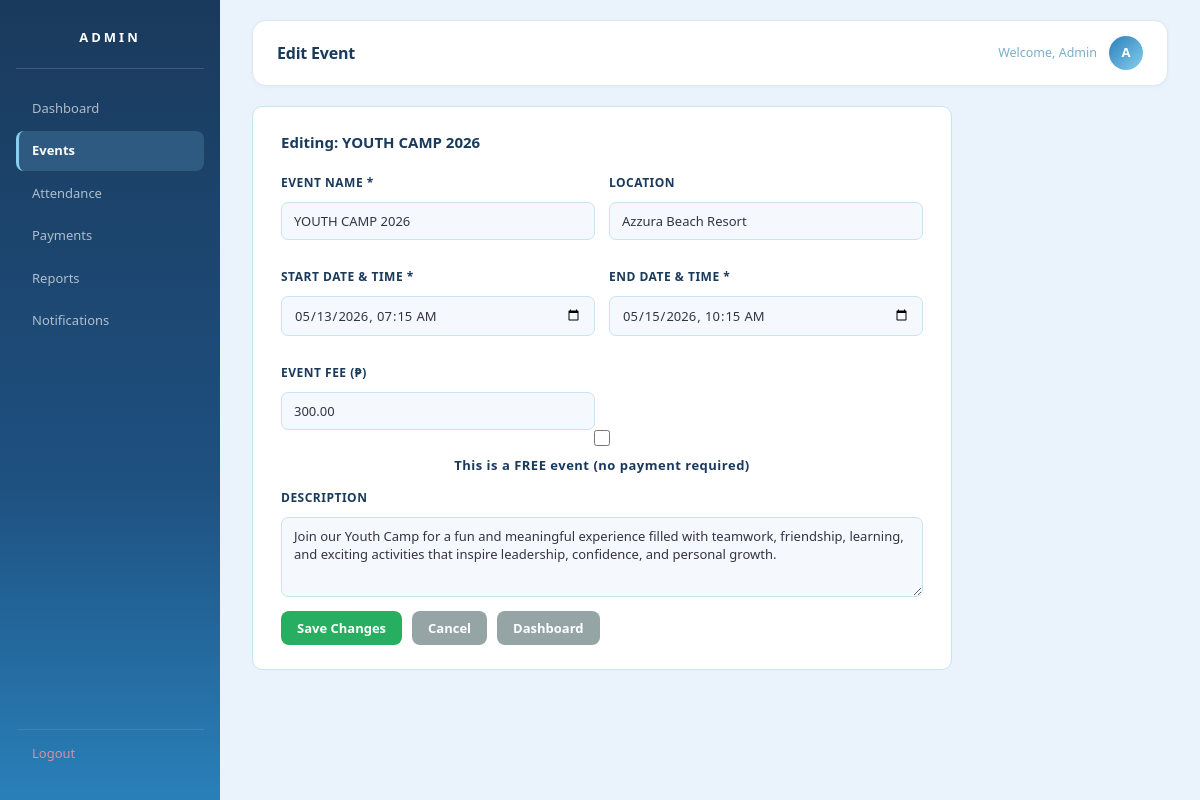
The page /edit_event.php?id=7 (signed in) on the database its author committed.
### tables this page shows
CREATE TABLE `events` (
  `id` int(11) NOT NULL,
  `event_name` varchar(150) NOT NULL,
  `description` text DEFAULT NULL,
  `event_date` datetime NOT NULL,
  `event_end_date` datetime DEFAULT NULL,
  `location` varchar(150) DEFAULT NULL,
  `fee` decimal(10,2) DEFAULT 0.00,
  `is_free` tinyint(1) NOT NULL DEFAULT 0,
  `created_at` timestamp NOT NULL DEFAULT current_timestamp()
);

### edit_event.php (the view, shortened to what this page needs)
<?php
require_once 'database.php';
$event_id = (int)$_GET['id'];
$res = $conn->prepare("SELECT * FROM events WHERE id = ?");
$res->bind_param("i", $event_id);
$res->execute();
$ev = $res->get_result()->fetch_assoc();
?>
<!DOCTYPE html>
<html lang="en">
<head>
<link rel="stylesheet" href="admin_dashboard.css">
</head>
<body>
<div class="sidebar">
    <h2>ADMIN</h2>
    <a href="admin_dashboard.php">Dashboard</a>
    <a href="events.php" class="active">Events</a>
    <a href="attendance.php">Attendance</a>
    <a href="payments.php">Payments</a>
    <a href="reports.php">Reports</a>
    <a href="notifications.php">Notifications</a>
    <a href="logout.php" class="logout">Logout</a>
</div>
<div class="main">
<div class="header">
    <h1>Edit Event</h1>
    <div class="header-right">
        <span>Welcome, Admin</span>
        <div class="avatar">A</div>
    </div>
</div>
<div class="container">
<div class="form-card">
    <h2 style="font-size:15px;color:#1a3a5c;margin-bottom:20px;">Editing: <?= htmlspecialchars($ev['event_name']) ?></h2>
    <form method="POST">
        <div class="form-row">
            <div class="form-group">
                <label>Event Name *</label>
                <input type="text" name="event_name" value="<?= htmlspecialchars($ev['event_name']) ?>" required>
            </div>
            <div class="form-group">
                <label>Location</label>
                <input type="text" name="location" value="<?= htmlspecialchars($ev['location'] ?? '') ?>">
            </div>
            <div class="form-group">
                <label>Start Date & Time *</label>
                <input type="datetime-local" name="event_date" value="<?= date('Y-m-d\TH:i', strtotime($ev['event_date'])) ?>" required>
            </div>
            <div class="form-group">
                <label>End Date & Time *</label>
                <input type="datetime-local" name="event_end_date" value="<?= $ev['event_end_date'] ? date('Y-m-d\TH:i', strtotime($ev['event_end_date'])) : '' ?>" required>
            </div>
            <div class="form-group">
                <label>Event Fee (₱)</label>
                <input type="number" name="fee" id="fee_input" value="<?= $ev['fee'] ?>" min="0" step="0.01"
                       <?= (!empty($ev['is_free'])) ? 'disabled style="opacity:0.4;"' : '' ?>>
            </div>
        </div>
        <div class="form-group" style="display:flex;align-items:center;gap:10px;margin-bottom:14px;">
            <input type="checkbox" name="is_free" id="is_free_check" value="1"
                   <?= (!empty($ev['is_free'])) ? 'checked' : '' ?>
                   onchange="document.getElementById('fee_input').disabled=this.checked;
                             document.getElementById('fee_input').style.opacity=this.checked?'0.4':'1';
                             if(this.checked) document.getElementById('fee_input').value='0';"
                   style="width:16px;height:16px;accent-color:#27ae60;cursor:pointer;">
            <label for="is_free_check" style="font-size:13px;font-weight:600;color:#1a3a5c;cursor:pointer;text-transform:none;margin:0;">
                This is a <strong>FREE</strong> event (no payment required)
            </label>
        </div>
        <div class="form-group">
            <label>Description</label>
            <textarea name="description"><?= htmlspecialchars($ev['description'] ?? '') ?></textarea>
        </div>
        <div style="display:flex;gap:10px;">
            <button type="submit" class="btn-success">Save Changes</button>
            <a href="events.php"><button type="button" class="btn-cancel">Cancel</button></a>
            <a href="admin_dashboard.php"><button type="button" class="btn-cancel">Dashboard</button></a>
        </div>
    </form>
</div>
</div>
</div>
</body>
</html>

### admin_dashboard.css (style rules this page uses)
*, *::before, *::after { margin: 0; padding: 0; box-sizing: border-box; }
body { font-family: 'Segoe UI', system-ui, -apple-system, sans-serif; background: #eaf3fb; display: flex; min-height: 100vh; color: #334455; font-size: 13.5px; line-height: 1.5; }
.sidebar { width: 220px; min-height: 100vh; background: linear-gradient(180deg, #1a3a5c 0%, #1e5080 60%, #2980b9 100%); color: #fff; position: fixed; top: 0; left: 0; padding: 28px 16px 24px; display: flex; flex-direction: column; z-index: 100; }
.sidebar h2 { text-align: center; font-size: 13px; font-weight: 800; letter-spacing: 3px; text-transform: uppercase; padding-bottom: 20px; border-bottom: 1px solid rgba(255,255,255,0.15); margin-bottom: 20px; color: #fff; }
.sidebar a { display: flex; align-items: center; gap: 8px; color: rgba(255,255,255,0.65); padding: 10px 13px; text-decoration: none; margin-bottom: 3px; border-radius: 8px; font-size: 13px; font-weight: 500; border-left: 3px solid transparent; transition: all 0.18s ease; }
.sidebar a.active { background: rgba(135,206,250,0.18); border-left: 3px solid #87ceef; color: #fff; font-weight: 600; }
.sidebar a.logout { margin-top: auto; padding-top: 14px; color: rgba(255,160,160,0.75); border-top: 1px solid rgba(255,255,255,0.1); border-radius: 0; border-left: 3px solid transparent; }
.main { margin-left: 220px; width: calc(100% - 220px); min-height: 100vh; display: flex; flex-direction: column; background: #eaf3fb; }
.container { padding: 20px 32px 40px; flex: 1; max-width: 100%; }
.header { background: #fff; padding: 15px 24px; display: flex; justify-content: space-between; align-items: center; border: 1px solid #dde8f0; border-radius: 14px; margin: 20px 32px 0 32px; box-shadow: 0 1px 4px rgba(41,128,185,0.06); position: static; }
.header h1 { font-size: 16px; font-weight: 700; color: #1a3a5c; letter-spacing: -0.2px; }
.header-right { display: flex; align-items: center; gap: 12px; }
.header-right span { font-size: 12.5px; color: #7aafc8; font-weight: 500; }
.avatar { width: 34px; height: 34px; border-radius: 50%; background: linear-gradient(135deg, #2980b9, #87ceef); display: flex; align-items: center; justify-content: center; font-size: 13px; font-weight: 700; color: #fff; flex-shrink: 0; }
button, .btn { padding: 8px 16px; border: none; background: #2980b9; color: #fff; border-radius: 8px; font-size: 13px; font-weight: 600; cursor: pointer; transition: background 0.18s, transform 0.1s; font-family: inherit; text-decoration: none; display: inline-block; line-height: 1.4; }
.btn-success { background: #27ae60; }
.form-card { background: #fff; border: 1px solid #dde8f0; border-radius: 12px; padding: 22px 26px; margin-bottom: 20px; }
.form-row { display: grid; grid-template-columns: 1fr 1fr; gap: 14px; }
.form-group { display: flex; flex-direction: column; gap: 5px; margin-bottom: 14px; }
.form-group:last-child { margin-bottom: 0; }
.form-group label { display: block; font-size: 11px; font-weight: 700; color: #1a3a5c; text-transform: uppercase; letter-spacing: 0.5px; }
.form-group input, .form-group select, .form-group textarea { width: 100%; padding: 9px 12px; border: 1px solid #c8e3f3; border-radius: 8px; font-size: 13px; color: #334455; background: #f5f9fd; outline: none; transition: border-color 0.18s, background 0.18s; font-family: inherit; }
.form-group textarea { resize: vertical; min-height: 70px; }

### edit_event.php (style rules this page uses)
.form-card { background:#fff; border:1px solid #c8e3f3; border-radius:10px; padding:24px 28px; max-width:700px; }
.form-row { display:grid; grid-template-columns:1fr 1fr; gap:14px; }
.form-group { margin-bottom:14px; }
.form-group label { display:block; font-size:12px; font-weight:600; color:#1a3a5c; margin-bottom:5px; text-transform:uppercase; }
.form-group input, .form-group textarea, .form-group select { width:100%; padding:9px 12px; border:1px solid #c8e3f3; border-radius:7px; font-size:13px; color:#334; background:#f5f9fd; outline:none; }
.form-group textarea { resize:vertical; min-height:80px; }
.btn-success { background:#27ae60; }
.btn-cancel { background:#95a5a6; }

### rows shown on the page
events: event_name "YOUTH CAMP 2026", location "Azzura Beach Resort", event_date "05/13/2026 07:15", event_end_date "05/15/2026 10:15", fee "300.00", description "Join our Youth Camp for a fun and meaningful experience filled with teamwork, friendship, learning, and exciting activities that inspire leadership, confidence, and personal growth."
